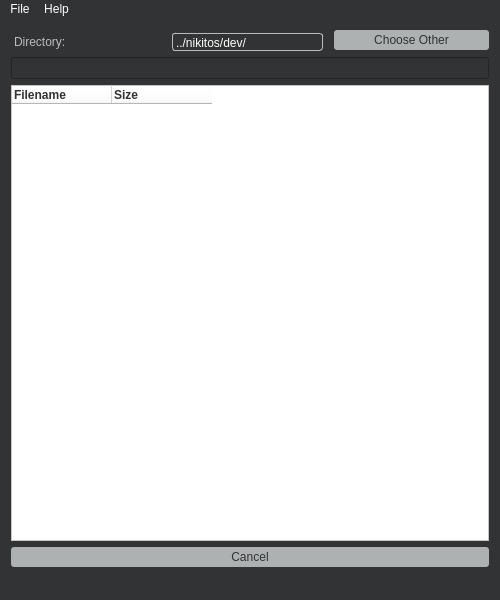
<?xml version="1.0" encoding="UTF-8"?>
<ui version="4.0">
 <class>WordCrawler</class>
 <widget class="QMainWindow" name="WordCrawler">
  <property name="geometry">
   <rect>
    <x>0</x>
    <y>0</y>
    <width>500</width>
    <height>600</height>
   </rect>
  </property>
  <property name="windowTitle">
   <string>WordCrawler</string>
  </property>
  <property name="styleSheet">
   <string notr="true">background: #313334;
font: 14pt &quot;Helvetica&quot;;
color: #FFF;</string>
  </property>
  <widget class="QWidget" name="centralWidget">
   <layout class="QVBoxLayout" name="verticalLayout">
    <item>
     <layout class="QHBoxLayout" name="horizontalLayout">
      <item>
       <widget class="QLabel" name="dirLabel">
        <property name="enabled">
         <bool>true</bool>
        </property>
        <property name="styleSheet">
         <string notr="true">color: rgb(185, 188, 189);
margin-top: 3px;
</string>
        </property>
        <property name="text">
         <string>Directory:</string>
        </property>
       </widget>
      </item>
      <item>
       <widget class="QLabel" name="dirNameLabel">
        <property name="styleSheet">
         <string notr="true">margin-top: 3px;
margin-right: 5px;
padding-top: 2px;
border: 1px solid rgb(185, 188, 189);
border-radius: 3px;</string>
        </property>
        <property name="text">
         <string>../nikitos/dev/</string>
        </property>
       </widget>
      </item>
      <item>
       <widget class="QPushButton" name="chooseDirButton">
        <property name="styleSheet">
         <string notr="true">QPushButton {
	background: rgb(174, 177, 178);
	height: 20px;
	border-radius: 3px;
	color: rgb(49, 50, 52);
}

QPushButton:pressed {
	background: rgb(152, 156, 150);
}</string>
        </property>
        <property name="text">
         <string>Choose Other</string>
        </property>
       </widget>
      </item>
     </layout>
    </item>
    <item>
     <widget class="QLineEdit" name="lineEdit">
      <property name="styleSheet">
       <string notr="true">color: rgb(49, 50, 52);</string>
      </property>
      <property name="readOnly">
       <bool>false</bool>
      </property>
      <property name="placeholderText">
       <string/>
      </property>
     </widget>
    </item>
    <item>
     <widget class="QTreeWidget" name="treeWidget">
      <property name="styleSheet">
       <string notr="true">background: rgb(255, 255, 255);
color: rgb(49, 50, 52)</string>
      </property>
      <attribute name="headerMinimumSectionSize">
       <number>100</number>
      </attribute>
      <attribute name="headerStretchLastSection">
       <bool>false</bool>
      </attribute>
      <column>
       <property name="text">
        <string>Filename</string>
       </property>
       <property name="font">
        <font>
         <weight>75</weight>
         <bold>true</bold>
        </font>
       </property>
      </column>
      <column>
       <property name="text">
        <string>Size</string>
       </property>
       <property name="font">
        <font>
         <weight>75</weight>
         <bold>true</bold>
        </font>
       </property>
      </column>
     </widget>
    </item>
    <item>
     <layout class="QHBoxLayout" name="horizontalLayout_2">
      <item>
       <widget class="QPushButton" name="cancelButton">
        <property name="styleSheet">
         <string notr="true">QPushButton {
	background: rgb(174, 177, 178);
	height: 20px;
	border-radius: 3px;
	color: rgb(49, 50, 52);
}

QPushButton:pressed {
	background: rgb(152, 156, 150);
}</string>
        </property>
        <property name="text">
         <string>Cancel</string>
        </property>
       </widget>
      </item>
     </layout>
    </item>
   </layout>
  </widget>
  <widget class="QMenuBar" name="menuBar">
   <property name="geometry">
    <rect>
     <x>0</x>
     <y>0</y>
     <width>500</width>
     <height>22</height>
    </rect>
   </property>
   <widget class="QMenu" name="menuFile">
    <property name="title">
     <string>File</string>
    </property>
    <addaction name="actionStart_searching"/>
    <addaction name="actionExit"/>
   </widget>
   <widget class="QMenu" name="menuHelp">
    <property name="title">
     <string>Help</string>
    </property>
    <addaction name="actionAbout_us"/>
   </widget>
   <addaction name="menuFile"/>
   <addaction name="menuHelp"/>
  </widget>
  <widget class="QStatusBar" name="statusBar">
   <property name="layoutDirection">
    <enum>Qt::LeftToRight</enum>
   </property>
   <property name="styleSheet">
    <string notr="true">text-align: center;</string>
   </property>
  </widget>
  <action name="actionStart_searching">
   <property name="text">
    <string>Start searching</string>
   </property>
  </action>
  <action name="actionAbout_us">
   <property name="text">
    <string>About us</string>
   </property>
  </action>
  <action name="actionExit">
   <property name="text">
    <string>Exit</string>
   </property>
  </action>
 </widget>
 <layoutdefault spacing="6" margin="11"/>
 <resources/>
 <connections/>
</ui>
